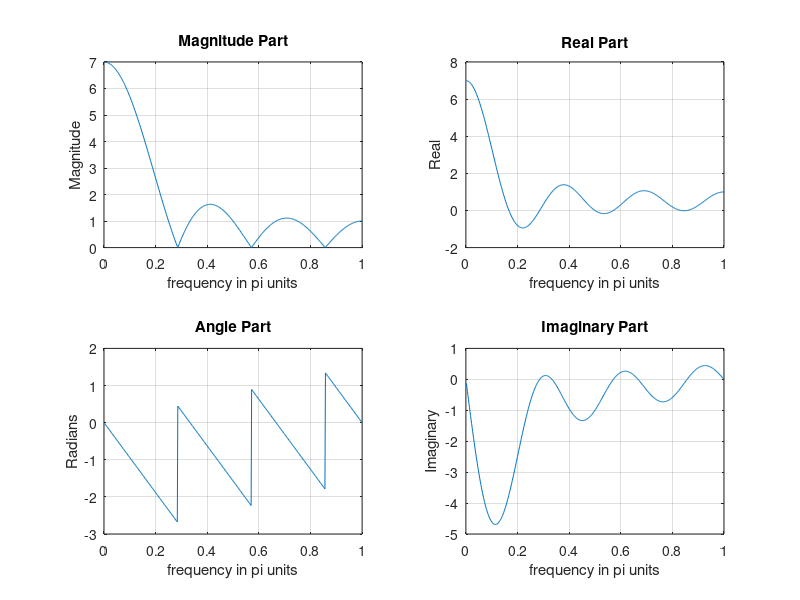

MATLAB code for this plot:
n = -1:3; x = 1:5;
w = [0:1:500]*pi/500;  
% x(n) = rect7(n);
X = (1 - exp(-7j * w)) ./ (1 - exp(-j*w));
magX = abs(X); angX = angle(X); 
realX = real(X); imagX = imag(X); 
% Bat dau ve do thi
subplot(2,2,1); plot(w / pi,magX); grid; 
title('Magnitude Part'); xlabel('frequency in pi units'); 
ylabel('Magnitude'); 
subplot(2,2,3); plot(w / pi,angX); grid; 
title('Angle Part'); xlabel('frequency in pi units'); 
ylabel('Radians'); 
subplot(2,2,2); plot(w / pi,realX); grid; 
title('Real Part'); xlabel('frequency in pi units'); 
ylabel('Real'); 
subplot(2,2,4); plot(w / pi,imagX); grid; 
title('Imaginary Part'); xlabel('frequency in pi units'); 
ylabel('Imaginary'); 
